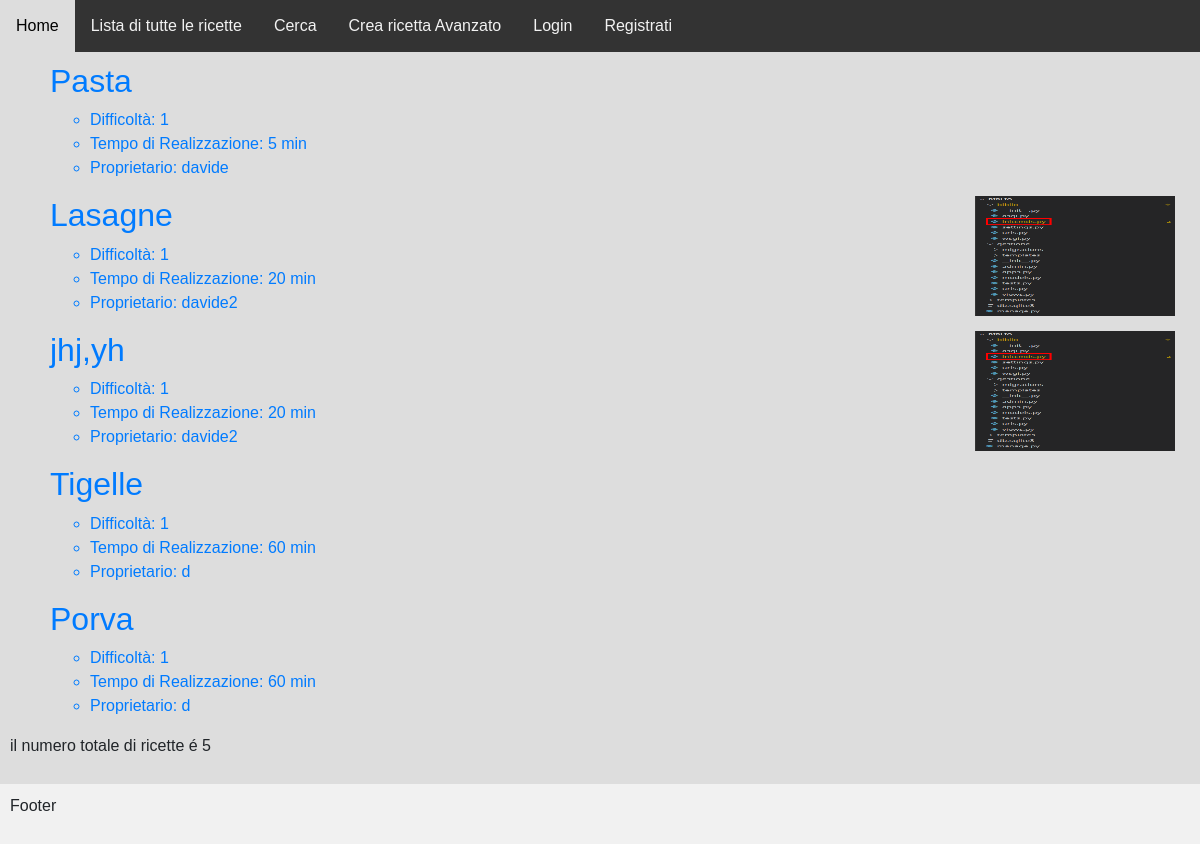
The app's page /lista_ricette/, older data.
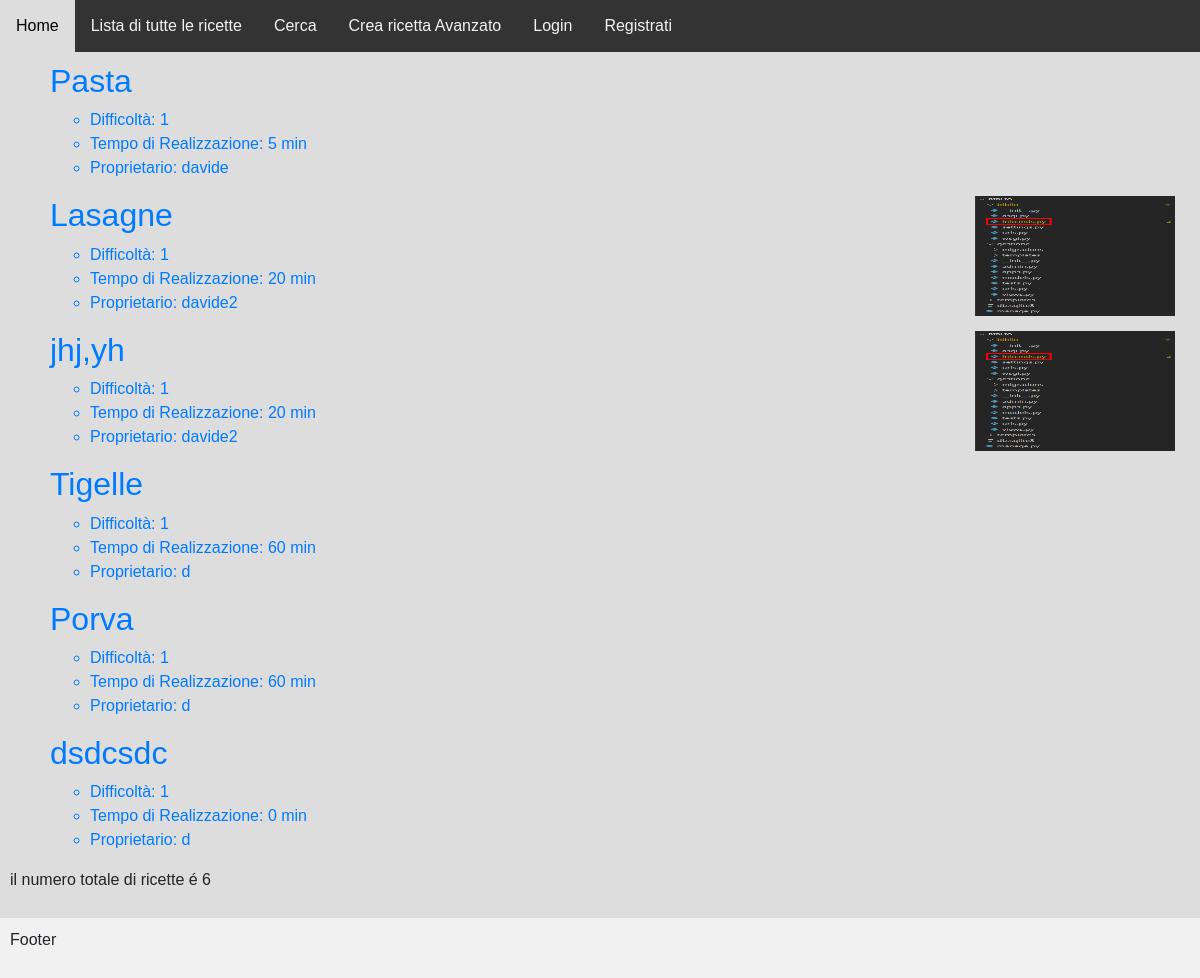
The same page, newer data.
### gestione/models.py (models this page shows, shortened)
class Ricetta(models.Model):
    nome = models.CharField(max_length=50)
    difficoltá = models.CharField(max_length=50, choices=DIFFICOLTA_CHOICES, default="Bassa")
    portata = models.CharField(max_length=50, choices = PORTATA_CHOICES, default="Primo")
    costo = models.IntegerField(default=0)
    tempo_preparazione = models.IntegerField(default=0)
    tempo_cottura = models.IntegerField(default=0)
    porzioni = models.IntegerField(default=1)
    vegetariano = models.BooleanField(default = False)
    vegano = models.BooleanField(default = False)
    gluten_free = models.BooleanField(default = False)
    immagine = models.ImageField(null=True, blank=True, default=None)
    utente = models.ForeignKey(User, on_delete = models.CASCADE, blank=True, null=True, default=None, related_name = "non_so_cosa_vada")
    def __str__(self):
        out = self.nome
        return out
    class Meta:
        verbose_name_plural = "Ricette"

### gestione/views.py (the view)
# urls.py: path("lista_ricette/", Lista_ricette_views.as_view(), name="listaricette"),
class Lista_ricette_views(ListView):
    model = Ricetta
    template_name = "lista_ricette.html"
    def get_totale_ricette(self):
        count = 0
        for i in Ricetta.objects.all():
            count = count + 1
        return count

### templates/lista_ricette.html
{% extends 'base.html' %}
{% block content %}
    {% for ricetta in object_list %}
        <ul>
            <articole>
                <a href="{% url 'ricetta' ricetta.id %}">
                    {% if ricetta.immagine %}
                        {% load static %}<img src="{% static ricetta.immagine.url %}" width="200" height="120" align=right Hspace="15" Vspace="0" Border="0">
                    {% endif %}
                    <h2> {{ ricetta }} </h2>
                    <ul>
                        <li> Difficoltà: {{ ricetta.difficoltá }}</li>
                        <li> Tempo di Realizzazione: {{ ricetta.tempo_preparazione }} min </li>
                        <li> Proprietario: {{ ricetta.utente }} </li>
                    </ul>
                </a>
            </articole>
        </ul>
    {% endfor %}
    <p> il numero totale di ricette é {{ view.get_totale_ricette }} </p>
{% endblock %}

Row changes from the older to the newer data that the page shows:
added Ricetta: nome "dsdcsdc", difficoltá "1", tempo_preparazione "0", utente "d"
Text that changed along with them:
{{ view.get_totale_ricette }}: "5" → "6"
